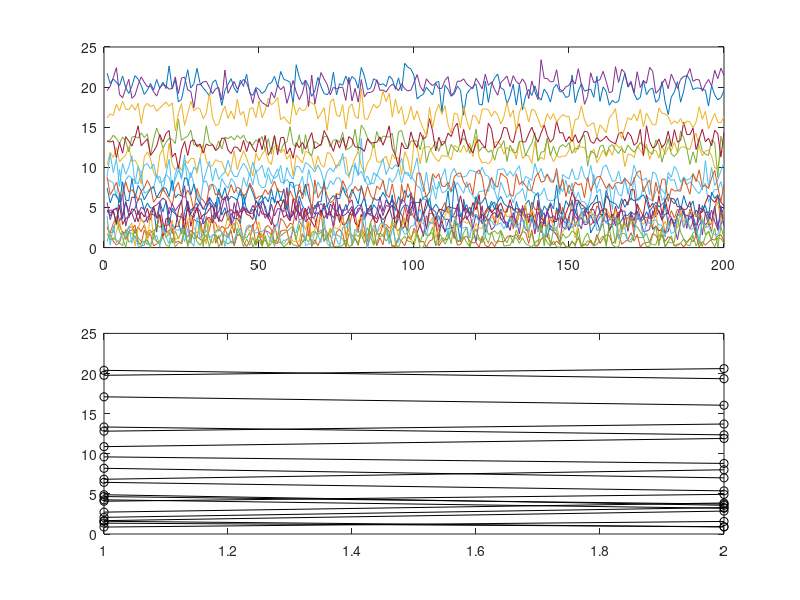

MATLAB code for this plot:
% testsim_baseline_correction_paired_nonpaired
close

N_trials = 20; % number of trials
noise_trial2trial_sd = 10; % trial to trial noise, same for the baseline and response
b_mean = 0;
response_mean = 1;
response_sd = 1;
    
if 0 % simulate average response amplitude
    
    b = normrnd(b_mean,noise_trial2trial_sd,[N_trials,1]);
    r = b + normrnd(response_mean,response_sd,[N_trials,1]);
    
    if 0 % baseline correction
        b = b - b;
        r = r - b;
        
        % NOTE: baseline correction invalidates the "pairing"!
    end
    
    if 0 % absolute
        b = abs(b);
        r = abs(r);
    end
    
else % simulate timecoures
    n_samples = 100; % per epoch
    btt = repmat(normrnd(b_mean,noise_trial2trial_sd,[N_trials,1]),1,n_samples);
    bt = btt + normrnd(b_mean,1,[N_trials,n_samples]); % trial x sample
    rt = btt + normrnd(response_mean,response_sd,[N_trials,n_samples]);
    
    if 0 % baseline correction
        bc = repmat(mean(bt,2),1,n_samples);
        bt = bt - bc;
        rt = rt - bc;
    end
    
    if 1 % absolute
        bt = abs(bt);
        rt = abs(rt);
    end
    
    b = mean(bt,2);
    r = mean(rt,2);
    
end

subplot(2,1,1)
plot([bt rt]');

subplot(2,1,2)
plot([1 2],[b r],'ko'); hold on
plot([1 2],[b r],'k-'); hold on



[h,p] = ttest(b,r) % paired ttest
[h2,p2] = ttest2(b,r) % nonpaired ttest

% Wilcoxon signed rank test
[P,H] = signrank(b,r)
